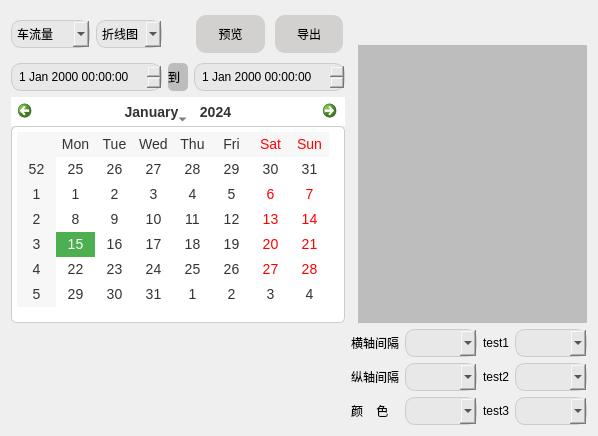
           <widget class="QWidget" name="data">
            <layout class="QGridLayout" name="gridLayout_5" rowstretch="1,1,3,1" columnstretch="1,1,1,1,1,8">
             <item row="0" column="0">
              <widget class="QComboBox" name="comboBox_2">
               <property name="styleSheet">
                <string notr="true">QWidget {
    background-color: rgba(229, 229, 229, 180); 
    border: 1px solid #ccc; /* 边框 */
    border-radius: 10px; /* 圆角半径 */
    padding: 5px; /* 内边距 */
	font: 14pt &quot;AcadEref&quot;;
}</string>
               </property>
               <item>
                <property name="text">
                 <string>车流量</string>
                </property>
               </item>
               <item>
                <property name="text">
                 <string>收入</string>
                </property>
               </item>
               <item>
                <property name="text">
                 <string>停车时长</string>
                </property>
               </item>
              </widget>
             </item>
             <item row="0" column="1">
              <widget class="QComboBox" name="comboBox">
               <property name="styleSheet">
                <string notr="true">QWidget {
    background-color: rgba(229, 229, 229, 180); 
    border: 1px solid #ccc; /* 边框 */
    border-radius: 10px; /* 圆角半径 */
    padding: 5px; /* 内边距 */
	font: 14pt &quot;AcadEref&quot;;
}</string>
               </property>
               <item>
                <property name="text">
                 <string>折线图</string>
                </property>
               </item>
               <item>
                <property name="text">
                 <string>柱形图</string>
                </property>
               </item>
              </widget>
             </item>
             <item row="0" column="3">
              <widget class="QPushButton" name="pushButton_11">
               <property name="styleSheet">
                <string notr="true">QPushButton {
    background-color: rgba(167, 162, 157,100);
    border: none; /* 无边框 */
    padding: 10px 20px; /* 内边距 */
    text-align: center;
    text-decoration: none;
    font: 12pt &quot;黑体&quot;;
    margin: 4px 2px;
    cursor: pointer;
    border-radius: 10px; /* 圆角 */
}

QPushButton:hover {
    background-color: rgba(55, 55, 55,80); /* 鼠标悬停时颜色变化 */
}

QPushButton:pressed {
    background-color: rgba(17, 12, 17,80); /* 按下时颜色变化 */
}</string>
               </property>
               <property name="text">
                <string>预览</string>
               </property>
              </widget>
             </item>
             <item row="0" column="4">
              <widget class="QPushButton" name="pushButton_12">
               <property name="styleSheet">
                <string notr="true">QPushButton {
    background-color: rgba(167, 162, 157,100);
    border: none; /* 无边框 */
    padding: 10px 20px; /* 内边距 */
    text-align: center;
    text-decoration: none;
    font: 12pt &quot;黑体&quot;;
    margin: 4px 2px;
    cursor: pointer;
    border-radius: 10px; /* 圆角 */
}

QPushButton:hover {
    background-color: rgba(55, 55, 55,80); /* 鼠标悬停时颜色变化 */
}

QPushButton:pressed {
    background-color: rgba(17, 12, 17,80); /* 按下时颜色变化 */
}</string>
               </property>
               <property name="text">
                <string>导出</string>
               </property>
               <property name="icon">
                <iconset>
                 <normaloff>C:/Users/33974/.designer/backup/pic/op_png/mtiIcon-caozuo-xiazai2.png</normaloff>C:/Users/33974/.designer/backup/pic/op_png/mtiIcon-caozuo-xiazai2.png</iconset>
               </property>
              </widget>
             </item>
             <item row="1" column="3" colspan="2">
              <widget class="QDateTimeEdit" name="dateTimeEdit_2">
               <property name="styleSheet">
                <string notr="true">QWidget {
    background-color: rgba(229, 229, 229, 180); 
    border: 1px solid #ccc; /* 边框 */
    border-radius: 10px; /* 圆角半径 */
    padding: 5px; /* 内边距 */
	font: 14pt &quot;AcadEref&quot;;
}</string>
               </property>
              </widget>
             </item>
             <item row="2" column="0" colspan="5">
              <widget class="QCalendarWidget" name="calendarWidget">
               <property name="styleSheet">
                <string notr="true">QCalendarWidget {
    background-color: #ffffff; /* 白色背景 */
    color: #333333; /* 文字颜色 */
    alternate-background-color: #f0f0f0; /* 交替行背景颜色 */
    selection-background-color: #4AAA50; /* 选中日期背景颜色 */
    selection-color: white; /* 选中日期文字颜色 */
    font-size: 14px; /* 字体大小 */
    border: 1px solid #cccccc; /* 边框 */
    border-radius: 5px; /* 圆角 */
}

QCalendarWidget QToolButton {
    background-color: #ffffff; /* 工具按钮背景颜色 */
    color: #333333; /* 工具按钮文字颜色 */
    border: none; /* 无边框 */
    padding: 5px; /* 内边距 */
    font-size: 14px; /* 字体大小 */
}

QCalendarWidget QToolButton::menu-button {
    subcontrol-origin: padding;
    subcontrol-position: top right;
    width: 20px;
    border-left-width: 1px;
    border-left-style: solid;
    border-left-color: #cccccc;
    border-top-right-radius: 5px;
    border-bottom-right-radius: 5px;
    background-color: #ffffff;
}

QCalendarWidget QToolButton::menu-button:hover {
    background-color: #f0f0f0; /* 鼠标悬停时的颜色 */
}

QCalendarWidget QWidget {
    background-color: #ffffff; /* 子部件背景颜色 */
    color: #333333; /* 子部件文字颜色 */
    border: none; /* 无边框 */
    padding: 5px; /* 内边距 */
    font-size: 14px; /* 字体大小 */
}

QCalendarWidget QTableView {
    background-color: #ffffff; /* 表格背景颜色 */
    color: #333333; /* 表格文字颜色 */
    gridline-color: #cccccc; /* 网格线颜色 */
    selection-background-color: #4CAF50; /* 选中项背景颜色 */
    selection-color: white; /* 选中项文字颜色 */
    font-size: 14px; /* 字体大小 */
    border: 1px solid #cccccc; /* 边框 */
    border-radius: 5px; /* 圆角 */
}</string>
               </property>
               <property name="gridVisible">
                <bool>false</bool>
               </property>
               <property name="selectionMode">
                <enum>QCalendarWidget::SingleSelection</enum>
               </property>
               <property name="horizontalHeaderFormat">
                <enum>QCalendarWidget::ShortDayNames</enum>
               </property>
               <property name="verticalHeaderFormat">
                <enum>QCalendarWidget::ISOWeekNumbers</enum>
               </property>
              </widget>
             </item>
             <item row="3" column="2">
              <spacer name="verticalSpacer_2">
               <property name="orientation">
                <enum>Qt::Vertical</enum>
               </property>
               <property name="sizeHint" stdset="0">
                <size>
                 <width>20</width>
                 <height>153</height>
                </size>
               </property>
              </spacer>
             </item>
             <item row="0" column="5" rowspan="3">
              <widget class="QWidget" name="widget_4" native="true">
               <widget class="QLabel" name="label_6">
                <property name="geometry">
                 <rect>
                  <x>7</x>
                  <y>34</y>
                  <width>631</width>
                  <height>511</height>
                 </rect>
                </property>
                <property name="styleSheet">
                 <string notr="true">background-color: rgba(117, 117, 117, 105);</string>
                </property>
                <property name="text">
                 <string/>
                </property>
               </widget>
              </widget>
             </item>
             <item row="1" column="0" colspan="2">
              <widget class="QDateTimeEdit" name="dateTimeEdit">
               <property name="styleSheet">
                <string notr="true">QWidget {
   background-color: rgba(229, 229, 229, 180); 
    border: 1px solid #ccc; /* 边框 */
    border-radius: 10px; /* 圆角半径 */
    padding: 5px; /* 内边距 */
	font: 14pt &quot;AcadEref&quot;;
}</string>
               </property>
              </widget>
             </item>
             <item row="3" column="5">
              <layout class="QGridLayout" name="gridLayout_6">
               <item row="1" column="0">
                <widget class="QLabel" name="label_8">
                 <property name="text">
                  <string>纵轴间隔</string>
                 </property>
                </widget>
               </item>
               <item row="1" column="1">
                <widget class="QComboBox" name="comboBox_4">
                 <property name="styleSheet">
                  <string notr="true">QWidget {
    background-color: rgba(229, 229, 229, 180); 
    border: 1px solid #ccc; /* 边框 */
    border-radius: 10px; /* 圆角半径 */
    padding: 5px; /* 内边距 */
	font: 14pt &quot;AcadEref&quot;;
}</string>
                 </property>
                </widget>
               </item>
               <item row="0" column="0">
                <widget class="QLabel" name="label_7">
                 <property name="text">
                  <string>横轴间隔</string>
                 </property>
                </widget>
               </item>
               <item row="0" column="1">
                <widget class="QComboBox" name="comboBox_3">
                 <property name="styleSheet">
                  <string notr="true">QWidget {
    background-color: rgba(229, 229, 229, 180); 
    border: 1px solid #ccc; /* 边框 */
    border-radius: 10px; /* 圆角半径 */
    padding: 5px; /* 内边距 */
	font: 14pt &quot;AcadEref&quot;;
}</string>
                 </property>
                 <property name="editable">
                  <bool>false</bool>
                 </property>
                 <property name="iconSize">
                  <size>
                   <width>20</width>
                   <height>20</height>
                  </size>
                 </property>
                </widget>
               </item>
               <item row="2" column="0">
                <widget class="QLabel" name="label_9">
                 <property name="text">
                  <string>颜    色</string>
                 </property>
                </widget>
               </item>
               <item row="0" column="2">
                <widget class="QLabel" name="label_10">
                 <property name="text">
                  <string>test1</string>
                 </property>
                </widget>
               </item>
               <item row="2" column="1">
                <widget class="QComboBox" name="comboBox_5">
                 <property name="styleSheet">
                  <string notr="true">QWidget {
    background-color: rgba(229, 229, 229, 180); 
    border: 1px solid #ccc; /* 边框 */
    border-radius: 10px; /* 圆角半径 */
    padding: 5px; /* 内边距 */
	font: 14pt &quot;AcadEref&quot;;
}</string>
                 </property>
                </widget>
               </item>
               <item row="0" column="3">
                <widget class="QComboBox" name="comboBox_6">
                 <property name="styleSheet">
                  <string notr="true">QWidget {
    background-color: rgba(229, 229, 229, 180); 
    border: 1px solid #ccc; /* 边框 */
    border-radius: 10px; /* 圆角半径 */
    padding: 5px; /* 内边距 */
	font: 14pt &quot;AcadEref&quot;;
}</string>
                 </property>
                </widget>
               </item>
               <item row="1" column="2">
                <widget class="QLabel" name="label_11">
                 <property name="text">
                  <string>test2</string>
                 </property>
                </widget>
               </item>
               <item row="2" column="2">
                <widget class="QLabel" name="label_12">
                 <property name="text">
                  <string>test3</string>
                 </property>
                </widget>
               </item>
               <item row="1" column="3">
                <widget class="QComboBox" name="comboBox_7">
                 <property name="styleSheet">
                  <string notr="true">QWidget {
    background-color: rgba(229, 229, 229, 180); 
    border: 1px solid #ccc; /* 边框 */
    border-radius: 10px; /* 圆角半径 */
    padding: 5px; /* 内边距 */
	font: 14pt &quot;AcadEref&quot;;
}</string>
                 </property>
                </widget>
               </item>
               <item row="2" column="3">
                <widget class="QComboBox" name="comboBox_8">
                 <property name="styleSheet">
                  <string notr="true">QWidget {
    background-color: rgba(229, 229, 229, 180); 
    border: 1px solid #ccc; /* 边框 */
    border-radius: 10px; /* 圆角半径 */
    padding: 5px; /* 内边距 */
	font: 14pt &quot;AcadEref&quot;;
}</string>
                 </property>
                </widget>
               </item>
              </layout>
             </item>
             <item row="1" column="2">
              <widget class="QLabel" name="label_13">
               <property name="styleSheet">
                <string notr="true">font: 12pt &quot;黑体&quot;;
border-radius: 5px; /* 圆角 */
background-color: rgba(113, 113, 113, 100);</string>
               </property>
               <property name="text">
                <string>到</string>
               </property>
              </widget>
             </item>
            </layout>
           </widget>
